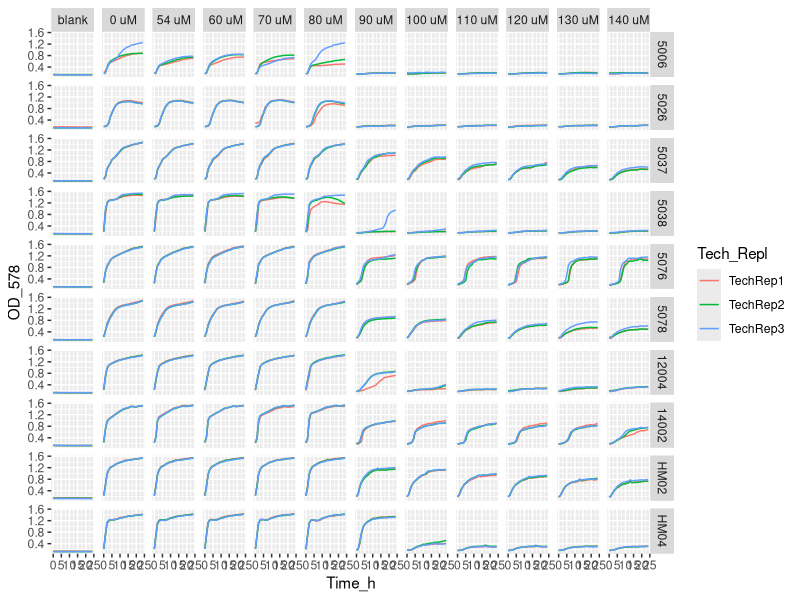
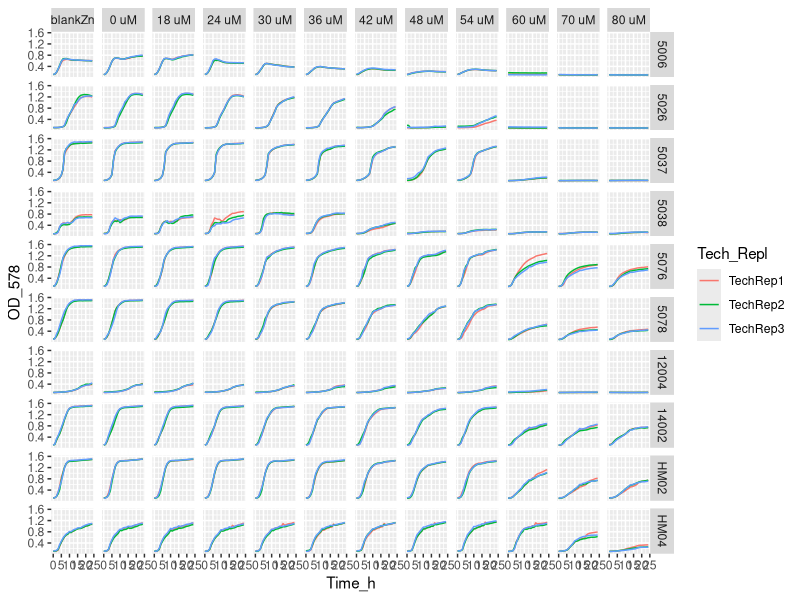
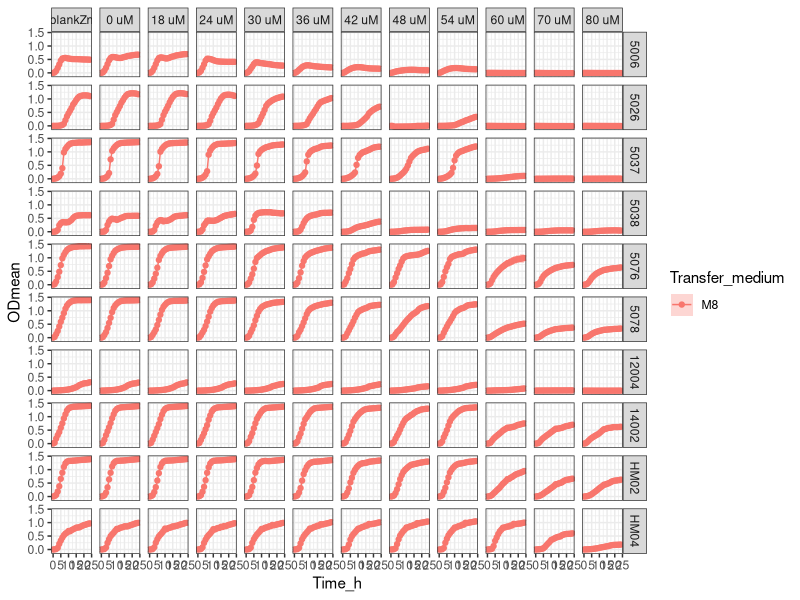
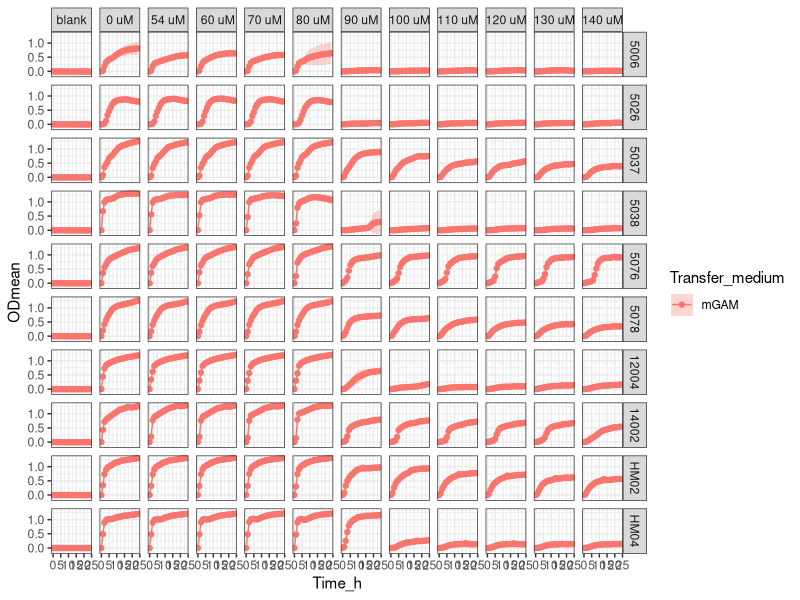

Generate these figures, in order, with R:
setwd("C:/Users/sergi/Downloads/ITQB/Plate readings/Exp18_8plates_10012024")

library(tidyverse)

library(readxl)
Exp18 <- Exp18_8plates_10012024 <- read_excel("Exp18_8plates_10012024_final_final.xlsx")
View(Exp18) 

Exp18_v1 <- Exp18 %>%
  pivot_longer(names_to = "Condition", values_to = "OD_578", cols = -Time_h)
Exp18_v1
View(Exp18_v1)


Exp18_v2 <- separate(Exp18_v1, Condition, 
                     c("Strain",
                       "Transfer_medium",
                       "Zn_condition", 
                       "Tech_Repl",
                       "Biol_Repl",
                       "TPEN_conc",
                       "Well_number"), 
                     sep = "_", remove = FALSE,
                     convert = FALSE)
View(Exp18_v2)

Exp18_v2$OD_578 <- as.numeric (Exp18_v2$OD_578) #Because OD_578 values are character

Exp18_v2$TPEN_conc <- factor(Exp18_v2$TPEN_conc, levels = c("ctrTPENcells",
                                                            "ctrTPENwZn",
                                                            "ctrTPEN",
                                                            "3.6",
                                                            "4.8",
                                                            "6",
                                                            "7.2",
                                                            "8.4",
                                                            "9.6",
                                                            "10.8",
                                                            "12",
                                                            "14",
                                                            "16",
                                                            "18",
                                                            "20",
                                                            "22",
                                                            "24",
                                                            "26",
                                                            "28"))

Exp18_v2 <- Exp18_v2 %>% mutate(TPEN_conc = recode (TPEN_conc,
                                                    "ctrTPENcells" = "blank",
                                                    "ctrTPENwZn" = "blankZn",
                                                    "ctrTPEN" = "0 uM",
                                                    "3.6"= "18 uM",
                                                    "4.8"= "24 uM",
                                                    "6" = "30 uM",
                                                    "7.2" = "36 uM",
                                                    "8.4" = "42 uM",
                                                    "9.6" = "48 uM",
                                                    "10.8" = "54 uM",
                                                    "12" = " 60 uM",
                                                    "14" = "70 uM",
                                                    "16" = "80 uM",
                                                    "18" = "90 uM",
                                                    "20" = "100 uM",
                                                    "22" = "110 uM",
                                                    "24" = "120 uM",
                                                    "26" = "130 uM",
                                                    "28" = "140 uM"))

Exp18_v2$Strain <- factor(Exp18_v2$Strain, levels = c("5006",
                                                    "5026",
                                                    "5037",
                                                    "5038",
                                                    "5076",
                                                    "5078",
                                                    "12004",
                                                    "14002",
                                                    "HM02",
                                                    "HM04"))

# Exp18_v2 %>%
#   ggplot(aes(x= Time_h, y=OD_578, color = Tech_Repl)) +
#   geom_line() +
#   facet_grid (Strain ~ TPEN_conc)


Exp18_v2 %>% filter (Transfer_medium == "mGAM") %>%
  ggplot(aes(x= Time_h, y=OD_578, color = Tech_Repl)) +
  geom_line() +
  facet_grid (Strain ~ TPEN_conc)

Exp18_v2 %>% filter (Transfer_medium == "M8") %>%
  ggplot(aes(x= Time_h, y=OD_578, color = Tech_Repl)) +
  geom_line() +
  facet_grid (Strain ~ TPEN_conc)


Exp18_v3<- Exp18_v2 %>% group_by(Strain, Transfer_medium, Zn_condition, Tech_Repl, Biol_Repl, Well_number) %>%
  mutate(blank = Time_h ==0)

View(Exp18_v3)

Exp18_v4 <- Exp18_v3 %>%
  group_by(Strain, Transfer_medium, Zn_condition, Tech_Repl, Biol_Repl, Well_number) %>%
  mutate(OD = OD_578 - OD_578[blank]) %>%
  ungroup()


View(Exp18_v4)

#Obtain the mean and sd
Exp18_v5 <- Exp18_v4 %>% group_by(Time_h, Strain, Transfer_medium, TPEN_conc) %>%
  summarise(ODmean = mean(OD), sdOD = sd(OD), n())

Exp18_v5$Strain <- factor(Exp18_v5$Strain, levels = c("5006",
                                                      "5026",
                                                      "5037",
                                                      "5038",
                                                      "5076",
                                                      "5078",
                                                      "12004",
                                                      "14002",
                                                      "HM02",
                                                      "HM04"))


Exp18_v5 <- Exp18_v5 %>% mutate(TPEN_conc = recode (TPEN_conc,
                                                    "ctrTPENcells" = "blank",
                                                    "ctrTPENwZn" = "blankZn",
                                                    "ctrTPEN" = "0 uM",
                                                    "3.6"= "18 uM",
                                                    "4.8"= "24 uM",
                                                    "6" = "30 uM",
                                                    "7.2" = "36 uM",
                                                    "8.4" = "42 uM",
                                                    "9.6" = "48 uM",
                                                    "10.8" = "54 uM",
                                                    "12" = " 60 uM",
                                                    "14" = "70 uM",
                                                    "16" = "80 uM",
                                                    "18" = "90 uM",
                                                    "20" = "100 uM",
                                                    "22" = "110 uM",
                                                    "24" = "120 uM",
                                                    "26" = "130 uM",
                                                    "28" = "140 uM"))


# stocks conc / 0.001(mM --> uM) / d.f (=2)--> conc TPEN (now in the table)


Exp18_v5  %>% filter (Transfer_medium == "M8") %>%
  ggplot(aes(x = Time_h,
             y = ODmean,
             color = Transfer_medium
  )) +
  geom_point() + 
  geom_line() +
  geom_ribbon(aes(ymin=ODmean-sdOD, ymax=ODmean+sdOD, fill = Transfer_medium), 
              alpha = 0.3, colour = NA) + 
  facet_grid (Strain ~ TPEN_conc) +
  theme_bw()


Exp18_v5  %>% filter (Transfer_medium == "mGAM") %>%
  ggplot(aes(x = Time_h,
             y = ODmean,
             color = Transfer_medium
  )) +
  geom_point() + 
  geom_line() +
  geom_ribbon(aes(ymin=ODmean-sdOD, ymax=ODmean+sdOD, fill = Transfer_medium), 
              alpha = 0.3, colour = NA) + 
  facet_grid (Strain ~ TPEN_conc) +
  theme_bw()
